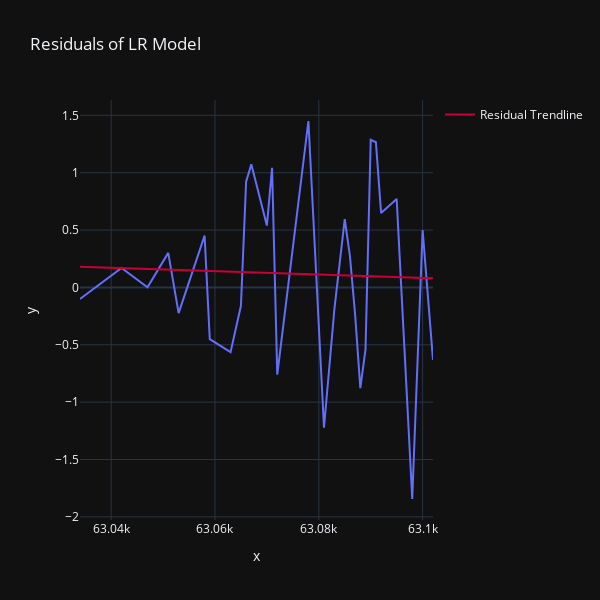

Notebook cell for this chart:
### Code cell
residuals = lr_yhat - y_test
residuals.sort_index(ascending=True, inplace=True)

fig = px.line(x=residuals.keys(), y=residuals.values, title='Residuals of LR Model')
# print(fig.data[1])
# fig.data[1].showlegend = True

fig2 = px.scatter(x=residuals.keys(), y=residuals.values, trendline='ols', trendline_color_override='#C70039')
fig2.data[1].name = 'Residual Trendline'
fig2.data[1].showlegend = True

fig.add_trace(fig2.data[1])

fig.update_layout(height=600, width=600, template='plotly_dark')
fig.show()

### Figure 1 — Plotly figure (JSON) as saved in the notebook; plotly's stock layout.template omitted (floating-point values rounded to 4 significant figures)
{"data": [{"hovertemplate": "x=%{x}<br>y=%{y}<extra></extra>", "legendgroup": "", "line": {"color": "#636efa", "dash": "solid"}, "marker": {"symbol": "circle"}, "mode": "lines", "name": "", "orientation": "v", "showlegend": false, "type": "scatter", "x": [63034, 63042, 63047, 63051, 63053, 63058, 63059, 63063, 63065, 63066, 63067, 63070, 63071, 63072, 63078, 63081, 63083, 63085, 63086, 63087, 63088, 63089, 63090, 63091, 63092, 63095, 63098, 63100, 63102], "xaxis": "x", "y": [-0.1003, 0.1693, 0.0006966, 0.3012, -0.2241, 0.4514, -0.451, -0.564, -0.1603, 0.9213, 1.073, 0.539, 1.042, -0.7611, 1.451, -1.223, -0.1905, 0.5954, 0.2729, -0.2381, -0.8774, -0.5404, 1.287, 1.266, 0.6493, 0.7717, -1.844, 0.5, -0.6315], "yaxis": "y"}, {"hovertemplate": "<b>OLS trendline</b><br>y = -0.00149835 * x + 94.6283<br>R<sup>2</sup>=0.001184<br><br>x=%{x}<br>y=%{y} <b>(trend)</b><extra></extra>", "legendgroup": "", "line": {"color": "#C70039"}, "marker": {"color": "#636efa", "symbol": "circle"}, "mode": "lines", "name": "Residual Trendline", "showlegend": true, "type": "scatter", "x": [63034, 63042, 63047, 63051, 63053, 63058, 63059, 63063, 63065, 63066, 63067, 63070, 63071, 63072, 63078, 63081, 63083, 63085, 63086, 63087, 63088, 63089, 63090, 63091, 63092, 63095, 63098, 63100, 63102], "xaxis": "x", "y": [0.181, 0.169, 0.1615, 0.1555, 0.1525, 0.145, 0.1435, 0.1375, 0.1346, 0.1331, 0.1316, 0.1271, 0.1256, 0.1241, 0.1151, 0.1106, 0.1076, 0.1046, 0.1031, 0.1016, 0.1001, 0.09859, 0.09709, 0.0956, 0.0941, 0.0896, 0.08511, 0.08211, 0.07911], "yaxis": "y"}], "layout": {"height": 600, "legend": {"tracegroupgap": 0}, "title": {"text": "Residuals of LR Model"}, "width": 600, "xaxis": {"anchor": "y", "domain": [0, 1], "title": {"text": "x"}}, "yaxis": {"anchor": "x", "domain": [0, 1], "title": {"text": "y"}}}}
